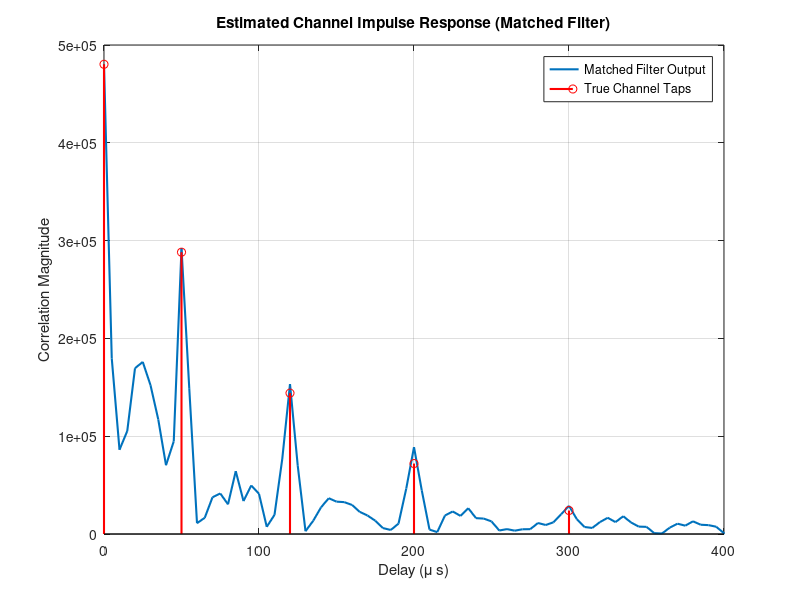
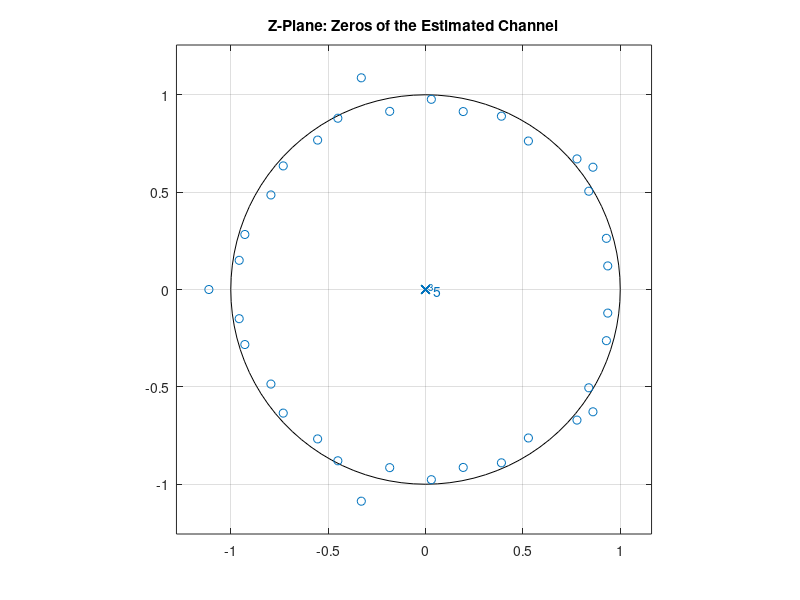

Write MATLAB code to recreate these figures, in order.
function chirpFnc(RUN_MODE)
% chirpFnc Runs the chirp generation, decoding, or simulation.
%
% Usage:
%   chirpFnc(1) - Generate Chirp (Save Tx .mat file)
%   chirpFnc(2) - Decode Chirp (Load recorded_chirp.mat & process)
%   chirpFnc(3) - Simulation (Pass through artificial channel & process)

    % Default to Simulation mode if no argument is provided
    if nargin < 1
        RUN_MODE = 3; 
    end

    % ==========================================
    % SYSTEM PARAMETERS
    % ==========================================
    T = 50e-3;          % duration of chirp [s]
    Fs = 200e3;         % sample frequency [Hz]
    t = (1/Fs:1/Fs: T)';
    f0 = 0.05*Fs;       % start frequency (10 kHz)
    f1 = 0.4*Fs;        % end frequency (80 kHz)
    V_peak = 10;        % Stretch for transmitter range [20Vpp]

    % Generate the signal
    y_ref = chirp(t, f0, T, f1, 'logarithmic');
    tx_signal = y_ref * V_peak;


    % ==========================================
    % MODE 1: GENERATE & SAVE ONLY
    % ==========================================
    if RUN_MODE == 1
        disp('--- MODE 1: GENERATING CHIRP ---');
        filename = 'Chirp_Tx.mat';
        y_scaled = tx_signal; 
        save(filename, 'y_scaled', 'Fs');
        disp(['Success: Chirp signal saved as ', filename]);
        
        % Verify visually
        figure;
        pspectrum(y_scaled, Fs, 'spectrogram', 'TimeResolution', 1e-3, ...
            'OverlapPercent', 99, 'Leakage', 0.85);
        title('Transmitted Signal Spectrogram');
        
        return; % Exits the function early
    end


    % ==========================================
    % MODE 2 & 3: SIGNAL SETUP
    % ==========================================
    has_true_taps = false; % Flag for plotting

    if RUN_MODE == 2
        disp('--- MODE 2: DECODING REAL CHANNEL ---');
        
        % Load the recorded received signal
        if ~isfile('recorded_chirp.mat')
            error('recorded_chirp.mat not found in current directory.');
        end
        rx_data = load('recorded_chirp.mat');
        
        % Dynamically grab the first variable inside recorded_chirp.mat 
        fields = fieldnames(rx_data);
        rx_signal = rx_data.(fields{1}); 
        rx_signal = rx_signal(:); % Ensure it's a column vector
        disp(['Loaded received signal from variable: ', fields{1}]);

    elseif RUN_MODE == 3
        disp('--- MODE 3: SIMULATION ---');
        
        %Create the 5-Tap Decaying Channel
        tap_delays = [0, 50, 120, 200, 300]; 
        tap_delays_samples = round(tap_delays * 1e-6 * Fs);
        tap_amps = [1.0, 0.6, 0.3, 0.15, 0.05];
        
        channel_length = max(tap_delays_samples) + 1;
        h_true = zeros(channel_length, 1);
        h_true(tap_delays_samples + 1) = tap_amps; 
        
        % 2. Pass signal through channel and add noise
        rx_signal = filter(h_true, 1, tx_signal);
        rx_signal = awgn(rx_signal, 20, 'measured'); 
        
        has_true_taps = true; % Tell the plotting section to draw the red stems
    end


    % ==========================================
    % UNIFIED DECODE & PROCESSING (Runs for Mode 2 & 3)
    % ==========================================

    %Matched Filter (Cross-Correlation)
    [corr_out, lags] = xcorr(rx_signal, tx_signal); %for decode mode tx_signal = the original clean chirp

    % Convert lags to microseconds and keep only positive delays
    time_lags_us = (lags / Fs) * 1e6;
    positive_idx = find(lags >= 0);
    corr_positive = corr_out(positive_idx);
    time_positive_us = time_lags_us(positive_idx);

    % Visualization: Impulse Response
    figure;
    plot(time_positive_us, abs(corr_positive), 'LineWidth', 1.5);
    hold on;

    if has_true_taps
        % Overlay true taps for simulation mode
        stem(tap_delays, tap_amps * max(abs(corr_positive)), 'r', 'LineWidth', 1.5);
        legend('Matched Filter Output', 'True Channel Taps');
    else
        legend('Matched Filter Output');
    end

    xlim([0 400]); 
    title('Estimated Channel Impulse Response (Matched Filter)');
    xlabel('Delay (\mu s)');
    ylabel('Correlation Magnitude');
    grid on;

    %Extract Peaks (Taps)
    threshold = 0.1 * max(abs(corr_positive)); 
    min_dist_samples = round(14e-6 * Fs); % Based on 70kHz BW resolution

    [peak_amps, peak_locs] = findpeaks(abs(corr_positive), ...
        'MinPeakHeight', threshold, 'MinPeakDistance', min_dist_samples);

    % Normalize delays (n=0 for first arrival)
    delay_samples = peak_locs - peak_locs(1);

    % Build discrete polynomial
    max_delay = max(delay_samples);
    h_discrete = zeros(max_delay + 1, 1);
    h_discrete(delay_samples + 1) = peak_amps; 

    %Visualization: Z-Plane
    figure;
    % Transpose h_discrete to a row vector to find roots correctly
    zplane(h_discrete', 1); 
    title('Z-Plane: Zeros of the Estimated Channel');

end
